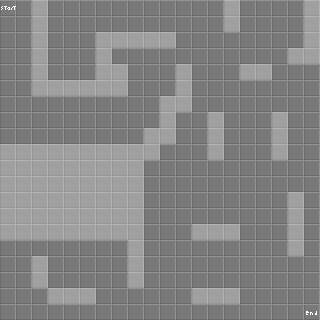

A 2D game scene composited from a Tiled map and its tileset images. What follows is a short description and the map's XML, with every tile layer's data as written:
An orthogonal 20x20 tile map with 16x16 px tiles, 1 tile layer (Tile Layer 1).

<map version="1.0" orientation="orthogonal" renderorder="right-down" width="20" height="20" tilewidth="16" tileheight="16" nextobjectid="1">
 <tileset firstgid="1" name="tilemap" tilewidth="16" tileheight="16" tilecount="16" columns="4">
  <image source="tilemap.png" width="64" height="64" />
 </tileset>
 <layer name="Tile Layer 1" width="20" height="20">
  <data encoding="csv">
3,1,2,1,1,1,1,1,1,1,1,1,1,1,2,1,1,1,1,2,
1,1,2,1,1,1,1,1,1,1,1,1,1,1,2,1,1,1,1,2,
1,1,2,1,1,1,2,2,2,2,2,1,1,1,1,1,1,1,1,2,
1,1,2,1,1,1,2,1,1,1,1,1,1,1,1,1,1,1,2,2,
1,1,2,1,1,1,2,2,1,1,1,2,1,1,1,2,2,1,1,1,
1,1,2,2,2,2,2,2,1,1,1,2,1,1,1,1,1,1,1,1,
1,1,1,1,1,1,1,1,1,1,2,2,1,1,1,1,1,1,1,1,
1,1,1,1,1,1,1,1,1,1,2,1,1,2,1,1,1,2,1,1,
1,1,1,1,1,1,1,1,1,2,2,1,1,2,1,1,1,2,1,1,
2,2,2,2,2,2,2,2,2,2,1,1,1,2,1,1,1,2,1,1,
2,2,2,2,2,2,2,2,2,1,1,1,1,1,1,1,1,1,1,1,
2,2,2,2,2,2,2,2,2,1,1,1,1,1,1,1,1,1,1,1,
2,2,2,2,2,2,2,2,2,1,1,1,1,1,1,1,1,1,2,1,
2,2,2,2,2,2,2,2,2,1,1,1,1,1,1,1,1,1,2,1,
2,2,2,2,2,2,2,2,2,1,1,1,2,2,2,1,1,1,2,1,
1,1,1,1,1,1,1,1,2,1,1,1,1,1,1,1,1,1,2,1,
1,1,2,1,1,1,1,1,2,1,1,1,1,1,1,1,1,1,1,1,
1,1,2,1,1,1,1,1,2,1,1,1,1,1,1,1,1,1,1,1,
1,1,1,2,2,2,1,1,1,1,1,1,2,2,2,1,1,1,1,1,
1,1,1,1,1,1,1,1,1,1,1,1,1,1,1,1,1,1,1,4
</data>
 </layer>
</map>